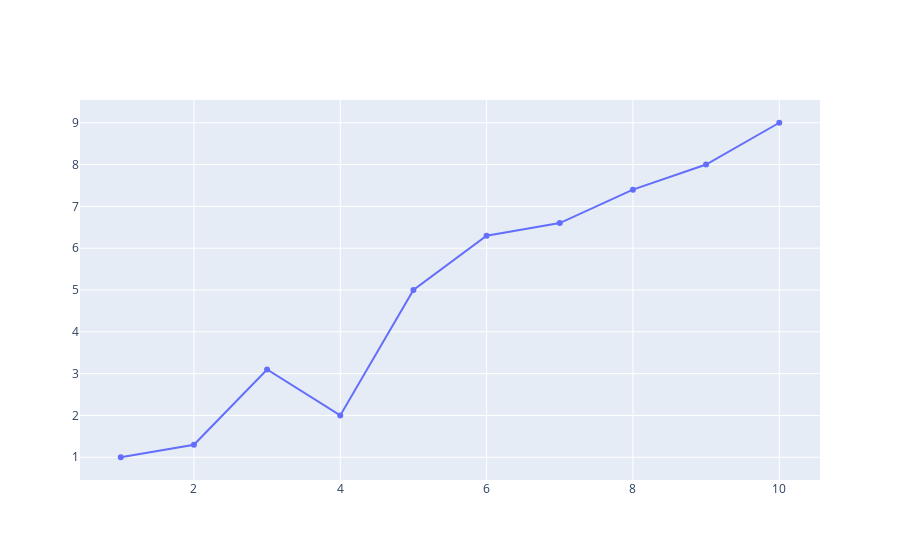

Write notebook code for a chart like this one.
### Markdown cell above
Linear Regression

### Code cell
# generate numpy array from 1 to 10
import numpy as np
x = np.arange(1, 11)
y = np.array([1.0, 1.3, 3.1, 2.0, 5.0, 6.3, 6.6, 
                    7.4, 8.0, 9.0], dtype='float32')

# import ploty and plot the data
import plotly.graph_objects as go
fig = go.Figure(data=[go.Scatter(x=x, y=y)])
fig.show()

### Figure 1 — Plotly figure (JSON) as saved in the notebook; plotly's stock layout.template omitted (floating-point values rounded to 4 significant figures)
{"data": [{"type": "scatter", "x": [1, 2, 3, 4, 5, 6, 7, 8, 9, 10], "y": [1, 1.3, 3.1, 2, 5, 6.3, 6.6, 7.4, 8, 9]}], "layout": {}}
